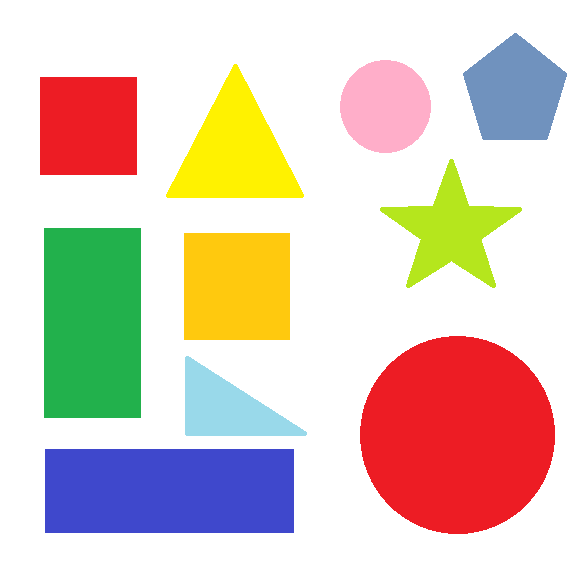
//> input picture openncvtest/standard_test_images/shapes.png, 577 x 576 px
$ ./colorClassification   (built with g++ and OpenCV 4)
//> lines starting //> are read from the running program, lines starting //| are printed output that depends on the picture; after the words box and inside, x2 and y2 are one past the last pixel; in counts of white or black regions, pixels touching at a corner belong together
// OpenCV includes
#include<opencv2/imgcodecs.hpp>
#include<opencv2/highgui.hpp>
#include<opencv2/imgproc.hpp>

//Functionalities includes
#include<iostream>

// get contour function signature, pass argument by reference to avoid copies
void getContour(cv::Mat& imgDil, cv::Mat& imgOut);


int main()
{
	// Set input data info
	const std::string  PATH_TO_IMAGES = "standard_test_images/";
	const std::string imageName = "shapes.png";

	//read rgb image to test rgb to gray and bluring algorithms
	cv::Mat RGBImage = cv::imread(PATH_TO_IMAGES + imageName);
//> RGBImage is the input picture: 576 rows x 577 cols, CV_8UC3; mean B, G, R 192.3, 204.5, 222
	cv::Mat grayImage, blurredImage, cannyImage, dilatedImage, kernel;

	// preprocessing
	cv::cvtColor(RGBImage, grayImage, cv::COLOR_BGR2GRAY);
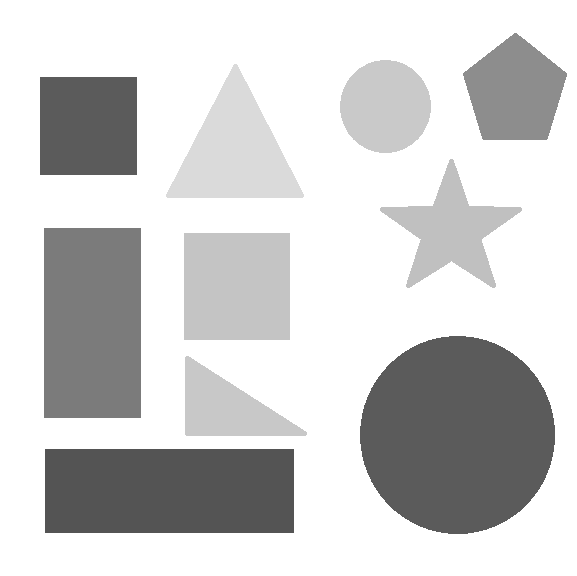
//> grayImage: 576 rows x 577 cols, CV_8UC1; min 84, max 255, mean 208.2
	cv::GaussianBlur(grayImage, blurredImage, cv::Size(3, 3), 3, 0);
	cv::Canny(blurredImage, cannyImage, 25, 75);
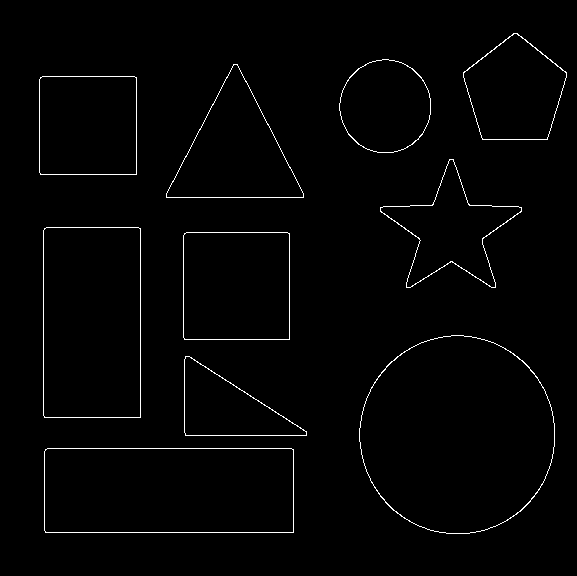
//> cannyImage: 576 rows x 577 cols, CV_8UC1; 1.4% white in thin lines or dots, all inside (x1, y1, x2, y2) = (39, 33, 567, 534)

	kernel = cv::getStructuringElement(cv::MORPH_RECT, cv::Size(3, 3));
	cv::dilate(cannyImage, dilatedImage, kernel);
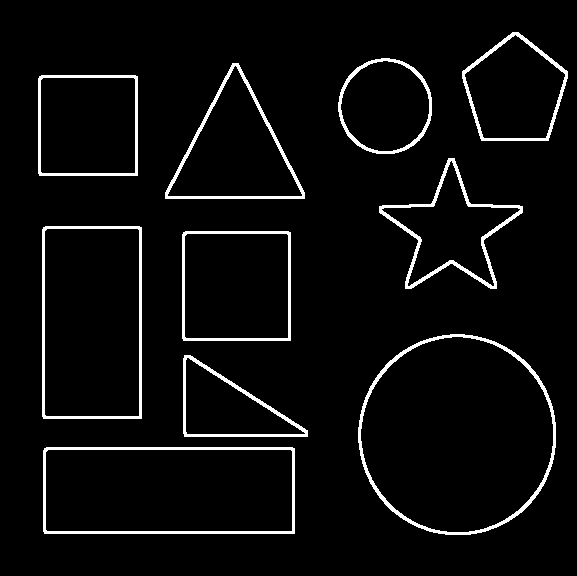
//> dilatedImage: 576 rows x 577 cols, CV_8UC1; 4.5% white; 10 white regions

	// get contour
	getContour(dilatedImage, RGBImage);


	//Display
	cv::imshow("original image", RGBImage);
	cv::imshow("Gray image conversion", grayImage);
	cv::imshow("blured image", blurredImage);
	cv::imshow("edge detection", cannyImage);
	cv::imshow("Dilated Image", dilatedImage);
	cv::waitKey(0);

	return 0;
}


void getContour(cv::Mat& imgDil, cv::Mat& imgOut)
{
	std::vector<std::vector<cv::Point>> contour;
	std::vector<cv::Vec4i> hierarchy;

	cv::findContours(imgDil, contour, hierarchy, cv::RETR_EXTERNAL, cv::CHAIN_APPROX_SIMPLE);
//> contour = 10 contours; largest, box (x1, y1, x2, y2) and area: (358, 334, 556, 535) 31125, (43, 447, 295, 534) 21579, (42, 226, 142, 419) 19001, (182, 231, 291, 341) 11765, (165, 63, 305, 199) 10130
	//cv::drawContours(imgOut, contour, -1, cv::Scalar(255, 0, 255), 3);

	// filter out small area if found
	int area = 0;
	for (int i = 0; i < contour.size(); ++i)
	{
		area = cv::contourArea(contour[i]);
		std::cout << area << std::endl;

		std::vector<std::vector<cv::Point>>contourPoly(contour.size());
		std::vector<cv::Rect>boundRect(contour.size());
		std::string objectType;
		if (area > 1000)
		{
			//find the bounding box
			float param = cv::arcLength(contour[i], true);
			cv::approxPolyDP(contour[i], contourPoly[i], 0.02 * param, true);
			//cv::drawContours(imgOut, contour, i, cv::Scalar(255, 0, 255), 3);
			cv::drawContours(imgOut, contourPoly, i, cv::Scalar(255, 0, 255), 3);
			std::cout<<contourPoly[i].size() << std::endl;

			boundRect[i]=cv::boundingRect(contourPoly[i]);
			cv::rectangle(imgOut, boundRect[i].tl(), boundRect[i].br(), cv::Scalar(255, 0, 0),2);

			int objectCornors = static_cast<int>(contourPoly[i].size());

			if (objectCornors == 3) { objectType = "Tiangle"; }
			if (objectCornors == 4) { objectType = "rectanle"; }
			if (objectCornors == 5) { objectType = "polygone"; }
			if (objectCornors > 5 && objectCornors < 10) { objectType = "Star"; }
			if (objectCornors>  10) { objectType = "Circle"; }

			cv::putText(imgOut, objectType, { boundRect[i].x, boundRect[i].y - 5 }, cv::FONT_HERSHEY_PLAIN, 0.75, cv::Scalar(175, 175, 175), 1);


		}

	}
//> this loop made 10 passes
//> (area, param, objectCornors, objectType) on pass 6: (7785, 547.8, 10, "")
//> (area, param, objectCornors) on passes 1, 2, 3, 4, 5, 7: (21579, 671.7, 4), (5627, 364.9, 3), (31125, 660.4, 8), (11765, 431.7, 4), (19001, 579.7, 4), (9893, 395.7, 4)
//| 21579
//| 4
//| 5627
//| 3
//> (the first 4 of 16 printed lines)
//> (output is shown up to pass 8 of 10)
//> pass 1, in getContour, `cv::putText(imgOut, objectType, { boundRect[i].x, boundRect[i].y - 5 }..`:
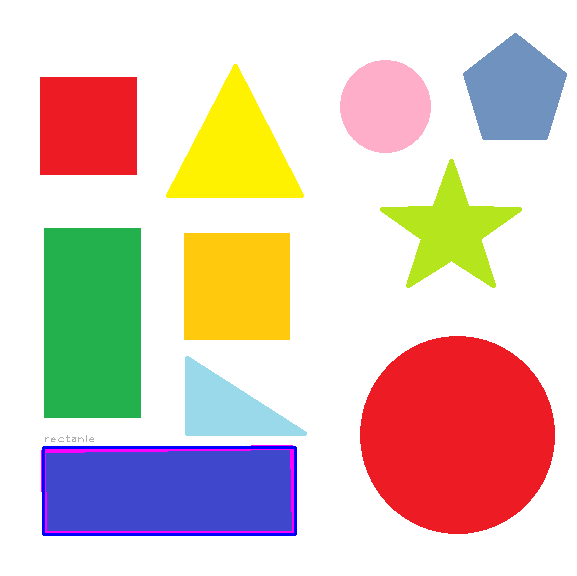
//> imgOut: 576 rows x 577 cols, CV_8UC3; 1.11% of pixels changed, all inside (x1, y1, x2, y2) = (41, 435, 297, 536)
//> pass 2, in getContour, `cv::putText(imgOut, objectType, { boundRect[i].x, boundRect[i].y - 5 }..`:
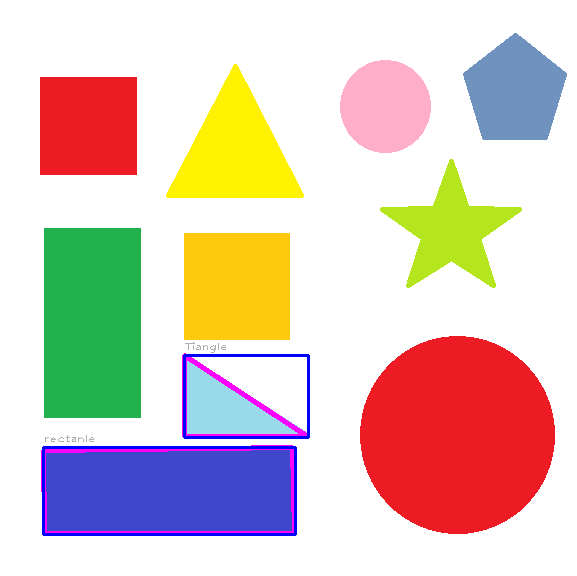
//> imgOut: 576 rows x 577 cols, CV_8UC3; 0.73% of pixels changed, all inside (x1, y1, x2, y2) = (182, 342, 310, 439)
//> pass 3, in getContour, `cv::putText(imgOut, objectType, { boundRect[i].x, boundRect[i].y - 5 }..`:
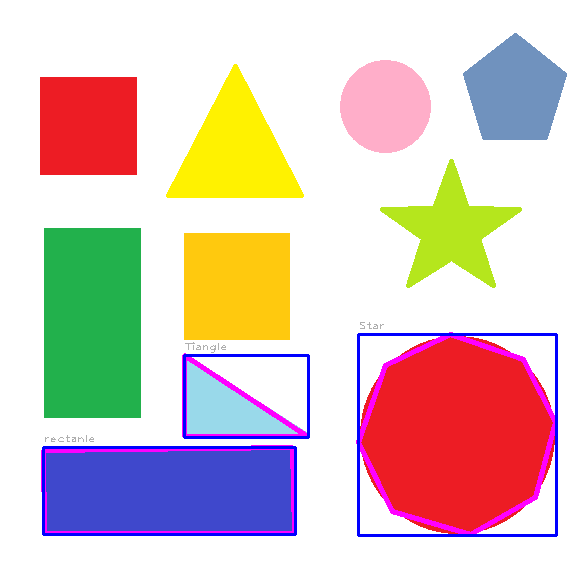
//> imgOut: 576 rows x 577 cols, CV_8UC3; 1.63% of pixels changed, all inside (x1, y1, x2, y2) = (356, 322, 558, 537)
//> after the loop:
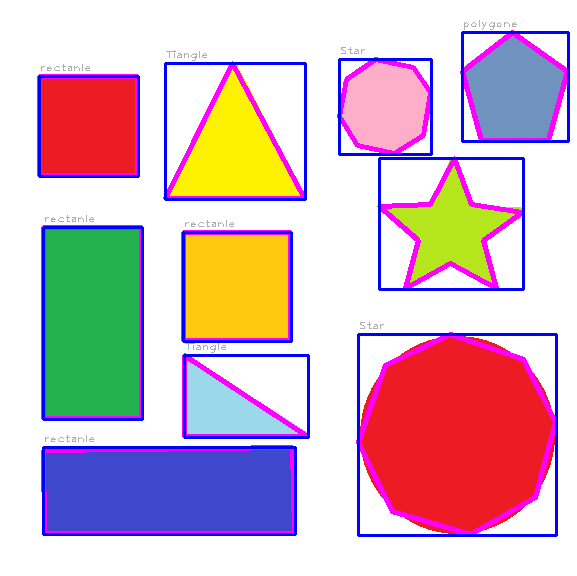
//> imgOut: 576 rows x 577 cols, CV_8UC3; 6.04% of pixels changed, all inside (x1, y1, x2, y2) = (37, 20, 570, 421)
}
